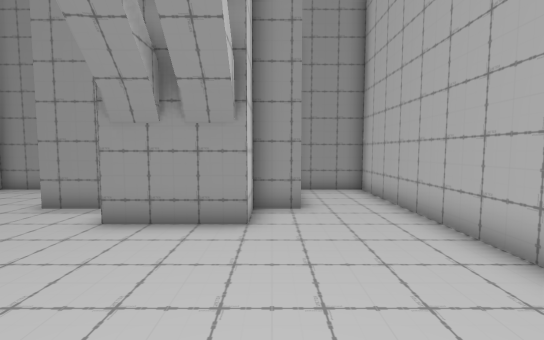
View 1 (above)

14 first-person views from a walk through a 3-D level made in the Unity game engine. The camera is 1.5 m above the floor, tilts 4° down and sees 90° across. The floor is counted in squares, 1 m on a side. Each view is taken from the middle of a square. On the plan, view 1 faces up. The plan holds only what a view shows up to about 14 squares ahead; the rest is blank. The place goes on beyond the plan.

View 2
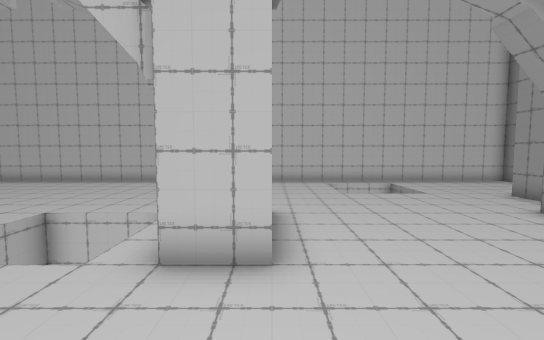

View 3
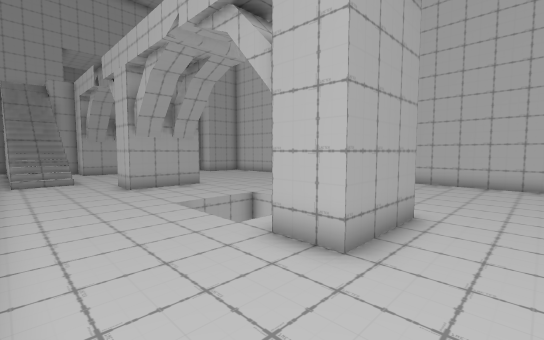

View 4
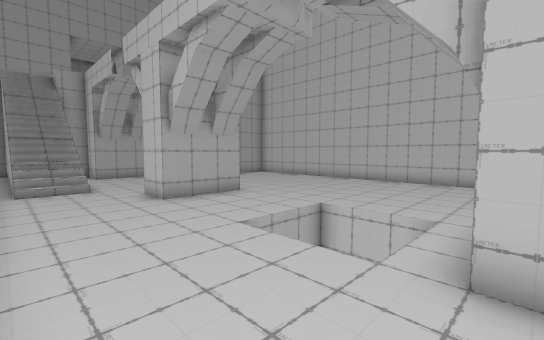

View 5
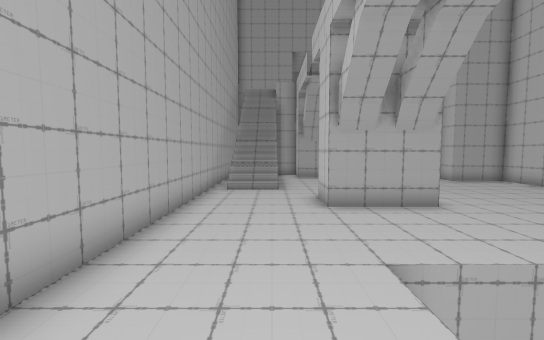

View 6
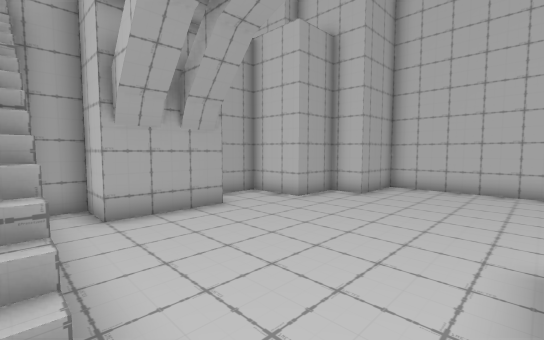

View 7
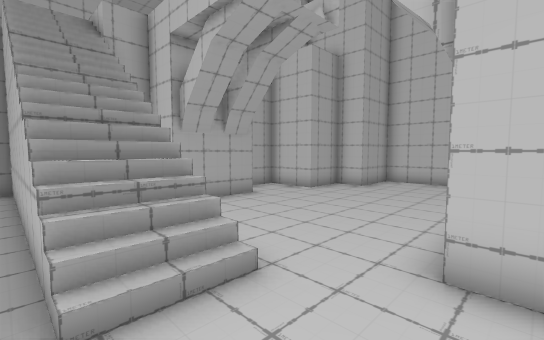

View 8
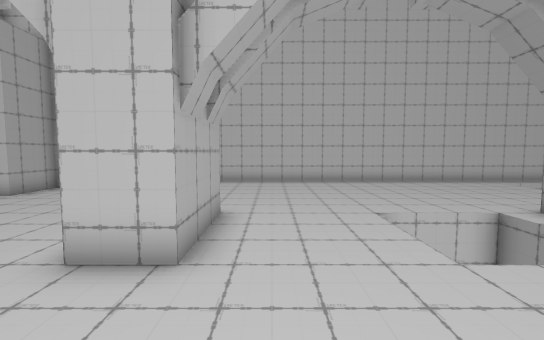

View 9
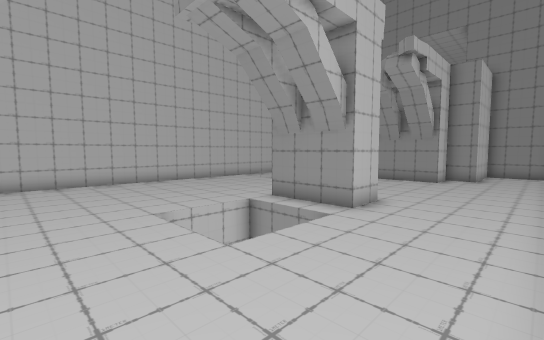

View 10
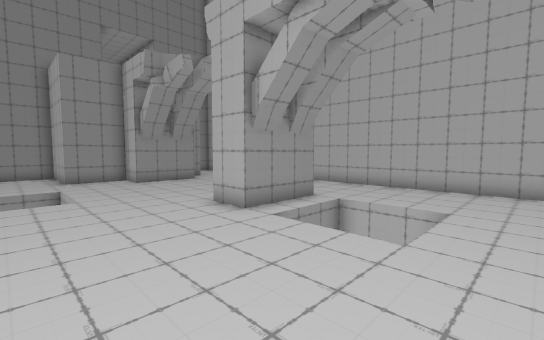

View 11
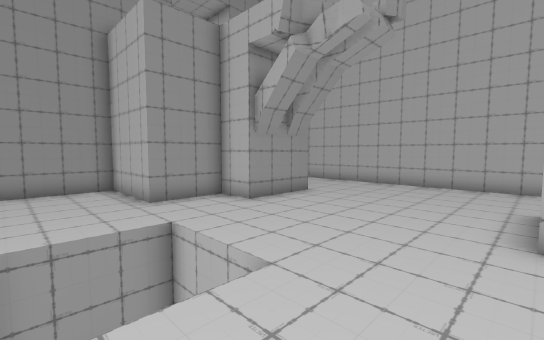

View 12
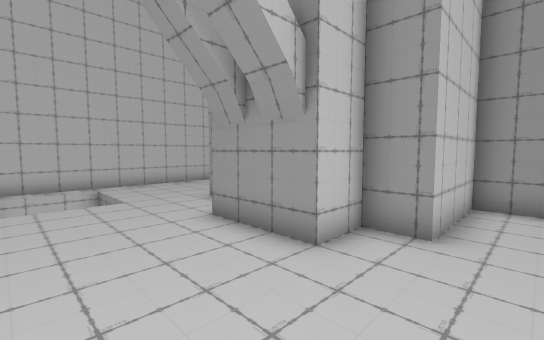

View 13
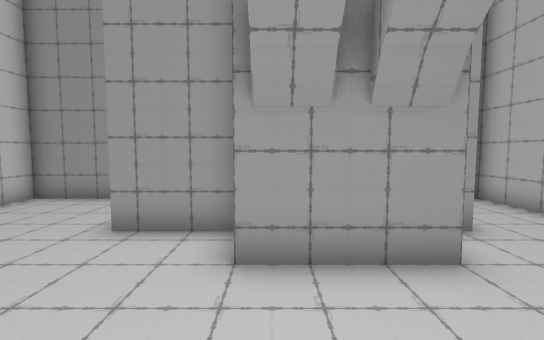

View 14
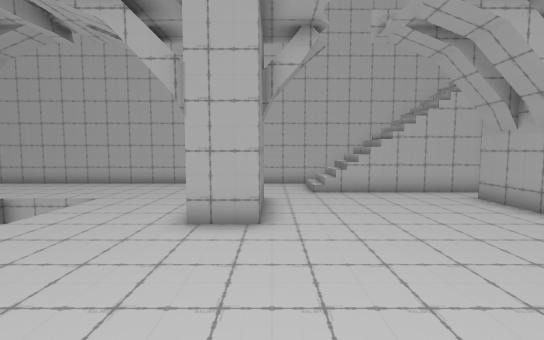

### Floor plan
Key: @ floor where view 1 was taken; # wall or solid block; . floor; / step, stairs or slope; O other object.
Columns run from 11 left of view 1 to 4 right of it. Each row starts with its distance up from view 1.
 11 ######      ####
 10 #....#      #..#
  9 #....#      #..#
  8 #....#      #..#
  7 #....########..#
  6 #.......OOO....#
  5 #..............#
  4 #.   ..........#
  3 #.   ..........#
  2 #.   ..........#
  1 #..............#
  0 #..........@...#
 -1 #.......OOO....#
 -2 #.......OOO....#
 -3 #..............#
 -4 #.......   ....#
 -5 #.......   ....#
 -6 #.......   ....#
 -7 #..............#
 -8 #..............#
 -9 #..............#
-10 #..............#
-11 #.......###....#
-12 #.......###....#
-13 #..............#
-14 #...........///#
-15 #...........//##
-16 #...........//##
-17 ####........//#
-18    #O.......//#
-19    # ...   .//#
-20    ##..      /#
-21     #        /#
-22               #
-23               #
-24            ####

Positions as (right, up) in squares from view 1, and headings:
1: (0, 0), facing up
2: (3, -1), facing left
3: (3, 1), facing down-left
4: (3, -2), facing down-left
5: (1, -3), facing down
6: (1, -12), facing down-left
7: (3, -11), facing down-left
8: (3, -9), facing left
9: (3, -9), facing up-left
10: (-8, -8), facing up-right
11: (-9, -1), facing up-right
12: (2, 2), facing up-left
13: (-3, 2), facing up
14: (-9, -12), facing right
